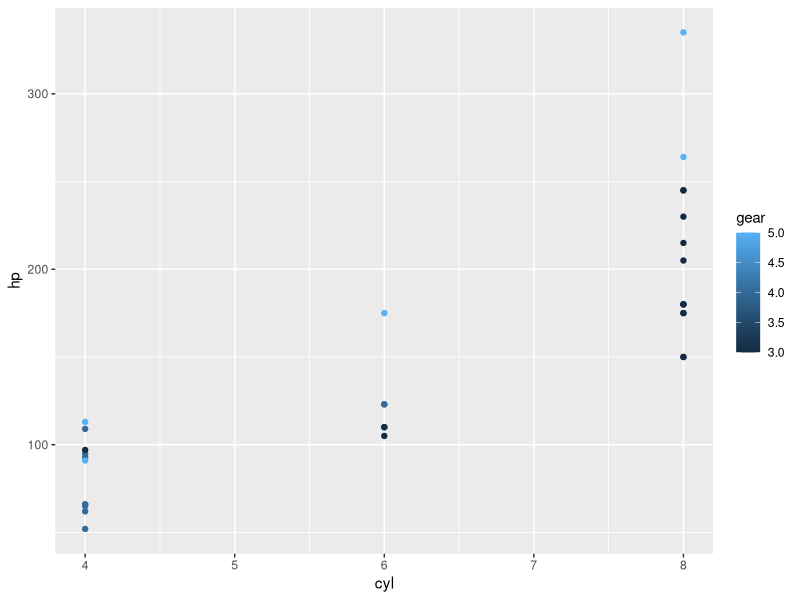
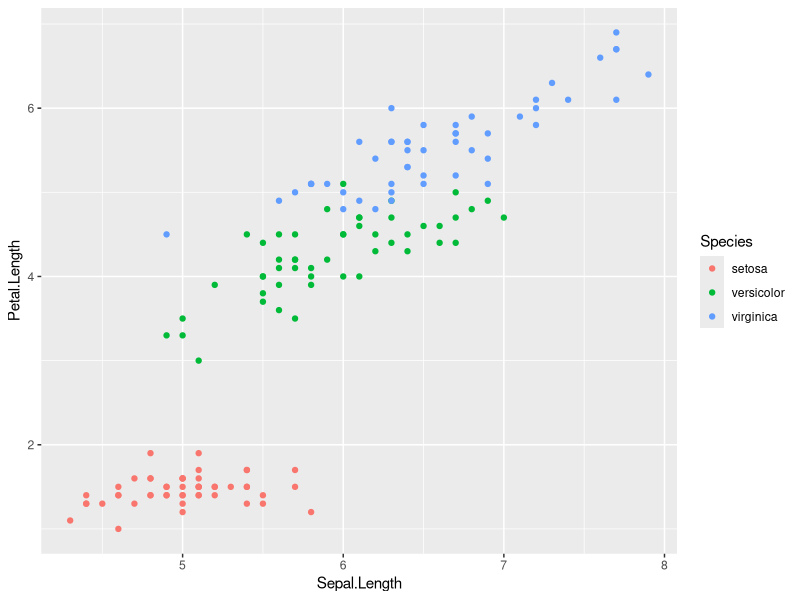

These charts were generated, in order, by the following R code:
attach(mtcars)
require(plyr)
count(mtcars, 'gear')
require(ggplot2)
ggplot(mtcars, aes(cyl, hp, color = gear)) + geom_point()
ggplot(iris, aes(Sepal.Length, Petal.Length, color= Species)) + geom_point()
